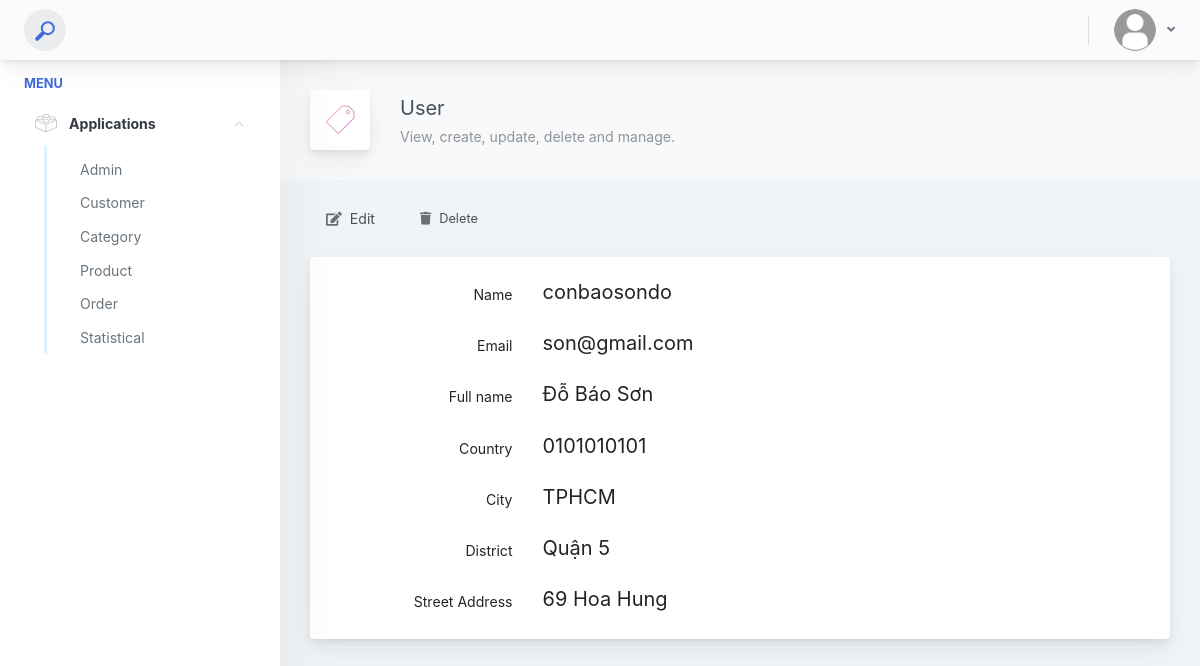
The page /admin/user-show.php?username=conbaosondo (signed in) on the database its author committed.
### tables this page shows
CREATE TABLE `customers` (
  `customer_username` varchar(50) NOT NULL,
  `customer_password` text NOT NULL,
  `customer_email` varchar(100) DEFAULT NULL,
  `customer_phone` varchar(12) DEFAULT NULL,
  `customer_fullname` text DEFAULT NULL,
  `customer_address` text DEFAULT NULL,
  `customer_district` varchar(50) DEFAULT NULL,
  `customer_city` varchar(50) DEFAULT NULL,
  `customer_status` tinyint(4) NOT NULL
);

### helpers/format.php (called while the page is built, shortened)
<?php
function isGet(){
    if($_SERVER['REQUEST_METHOD'] == 'GET'){
        return true;
    }
    return false;
}
function isPost(){
    return false;
}
function filter(){
    $filterArr = [];
    if(isGet()){
        if(!empty($_GET)){
            foreach($_GET as $key => $value){
                $key = strip_tags($key);
                if(is_array($value)){
                    $filterArr[$key] = filter_input(INPUT_GET, $key, FILTER_SANITIZE_SPECIAL_CHARS, FILTER_REQUIRE_ARRAY);
                }
                else{
                    $filterArr[$key] = filter_input(INPUT_GET, $key, FILTER_SANITIZE_SPECIAL_CHARS);
                }
            }
        }
    }
    return $filterArr;
}
?>

### admin/modules/users/detail.php (called while the page is built, shortened)
<?php
require_once '../lib/database.php';
require_once '../helpers/format.php';
$filterAll = filter();
if(!empty($filterAll['username'])){
    $usernameID = $filterAll['username'];
    $listUsers = oneRow("SELECT customer_username, customer_fullname, customer_email, customer_phone,
                                 customer_city, customer_district, customer_address, customer_password
                        FROM customers WHERE customer_username = '$usernameID'");
}
?>

### lib/database.php (called while the page is built, shortened)
<?php
require_once './lib/connect.php';
function query($sql, $data = [], $check = false) {
    global $conn;
    $result = false;
    try {
        $statement = $conn->prepare($sql);
        if (!empty($data)) {
            $result = $statement->execute($data);
        } else {
            $result = $statement->execute();
        }
    } catch(Exception $exp) {
        echo $exp->getMessage() . '<br>';
        echo 'File: '. $exp->getFile() . '<br>';
        echo 'Line: '.$exp->getLine();
        die();
    }
    if($check){
        return $statement;
    }
    return $result;
}
function oneRow($sql){
    $kq = query($sql, '', true);
    if(is_object($kq)){
        $dataFetch = $kq -> fetch(PDO::FETCH_ASSOC);
    }
    return $dataFetch;
}
?>

### admin/user-show.php (the view, shortened to what this page needs)
<?php
include 'inc/header.php';
require_once './modules/users/detail.php';
?>
<div class="app-main__outer">
    <div class="app-main__inner">
        <div class="app-page-title">
            <div class="page-title-wrapper">
                <div class="page-title-heading">
                    <div class="page-title-icon">
                        <i class="pe-7s-ticket icon-gradient bg-mean-fruit"></i>
                    </div>
                    <div>
                        User
                        <div class="page-title-subheading">
                            View, create, update, delete and manage.
                        </div>
                    </div>
                </div>
            </div>
        </div>
        <ul class="body-tabs body-tabs-layout tabs-animated body-tabs-animated nav">
            <li class="nav-item">
                <a href="./user-edit.php" class="nav-link">
                    <span class="btn-icon-wrapper pr-2 opacity-8">
                        <i class="fa fa-edit fa-w-20"></i>
                    </span>
                    <span>Edit</span>
                </a>
            </li>
            <li class="nav-item delete">
                <form action="" method="post">
                    <button class="nav-link btn" type="submit"
                        onclick="return confirm('Do you really want to delete this item?')">
                        <span class="btn-icon-wrapper pr-2 opacity-8">
                            <i class="fa fa-trash fa-w-20"></i>
                        </span>
                        <span>Delete</span>
                    </button>
                </form>
            </li>
        </ul>
        <div class="row">
            <div class="col-md-12">
                <div class="main-card mb-3 card">
                    <div class="card-body display_data">
                        <div class="position-relative row form-group">
                            <label for="name" class="col-md-3 text-md-right col-form-label">
                                Name
                            </label>
                            <div class="col-md-9 col-xl-8">
                                <p><?php echo $listUsers['customer_username'];?></p>
                            </div>
                        </div>
                        <div class="position-relative row form-group">
                            <label for="email" class="col-md-3 text-md-right col-form-label">Email</label>
                            <div class="col-md-9 col-xl-8">
                                <p><?php echo $listUsers['customer_email'];?></p>
                            </div>
                        </div>
                        <div class="position-relative row form-group">
                            <label for="fullname" class="col-md-3 text-md-right col-form-label">
                                Full name
                            </label>
                            <div class="col-md-9 col-xl-8">
                                <p><?php echo $listUsers['customer_fullname'];?></p>
                            </div>
                        </div>
                        <div class="position-relative row form-group">
                            <label for="phone" class="col-md-3 text-md-right col-form-label">Country</label>
                            <div class="col-md-9 col-xl-8">
                                <p><?php echo $listUsers['customer_phone'];?></p>
                            </div>
                        </div>
                        <div class="position-relative row form-group">
                            <label for="city" class="col-md-3 text-md-right col-form-label">
                                City</label>
                            <div class="col-md-9 col-xl-8">
                                <p><?php echo $listUsers['customer_city'];?></p>
                            </div>
                        </div>
                        <div class="position-relative row form-group">
                            <label for="district" class="col-md-3 text-md-right col-form-label">
                                District</label>
                            <div class="col-md-9 col-xl-8">
                                <p><?php echo $listUsers['customer_district'];?></p>
                            </div>
                        </div>
                        <div class="position-relative row form-group">
                            <label for="street-address" class="col-md-3 text-md-right col-form-label">
                                Street Address</label>
                            <div class="col-md-9 col-xl-8">
                                <p><?php echo $listUsers['customer_address'];?></p>
                            </div>
                        </div>
                    </div>
                </div>
            </div>
        </div>
    </div>
</div>
<?php
include 'inc/footer.php';
?>

### admin/my_style.css (style rules this page uses)
ul { margin-top: 0.5rem; margin-bottom: 0.5rem; }
.display_data p { font-size: 20px; margin-bottom: 0; }
.display_data .form-group:last-child { margin-bottom: 0; }
.tabs-animated .delete .nav-link::before { background-color: #d92550; }

### rows shown on the page
customers: customer_username "conbaosondo", customer_email "son@gmail.com", customer_fullname "Đỗ Báo Sơn", customer_phone "0101010101", customer_city "TPHCM", customer_district "Quận 5", customer_address "69 Hoa Hung"
